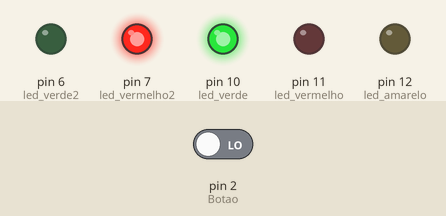
The sketch below on a simulated Arduino Uno, built with avr-gcc and run on an emulated ATmega328P. Shown: output pins drawn as LEDs (lit = HIGH). The test bench sets the inputs (shaded band); at power-on: pin 2 (Botao) LOW.

Above: at 15.6 s.
15.7 s: pin 2 (Botao) driven HIGH
At 20.9 s:
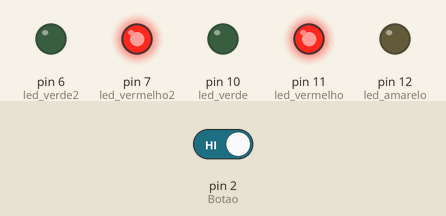
At 23.4 s:
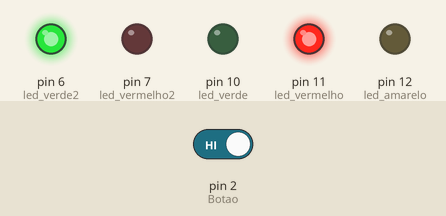
23.7 s: pin 2 (Botao) driven LOW
At 28.8 s:
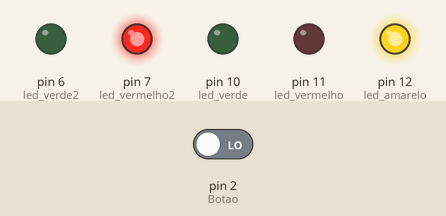
Timing chart, 0 to 40.0 s (numbered marks = the images above; inputs shaded):
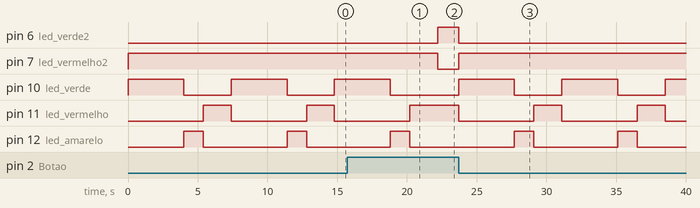

The sketch:

semaforo-c.ino
```cpp
const int led_vermelho = 11;
const int led_verde = 10;
const int led_amarelo = 12;
const int led_vermelho2 = 7;
const int led_verde2 = 6;

const int Botao = 2;
int estadoBotao = 0;

void setup() {
  pinMode(led_vermelho, OUTPUT);
  pinMode(led_verde, OUTPUT);
  pinMode(led_amarelo, OUTPUT);
  pinMode(led_vermelho2, OUTPUT);
  pinMode(led_verde2, OUTPUT);
}

void loop() {

  estadoBotao = digitalRead(Botao);

  if (estadoBotao == HIGH) {
    digitalWrite(led_vermelho2, LOW);
    digitalWrite(led_verde, LOW);
    digitalWrite(led_amarelo, LOW);
    digitalWrite(led_verde2, HIGH);
    digitalWrite(led_vermelho, HIGH);
  } else {
    digitalWrite(led_vermelho, LOW);
    digitalWrite(led_verde2, LOW);
    digitalWrite(led_vermelho2, HIGH);

    digitalWrite(led_verde, HIGH);
    delay(4000);
    digitalWrite(led_verde, LOW);

    digitalWrite(led_amarelo, HIGH);
    delay(1400);
    digitalWrite(led_amarelo, LOW);

    digitalWrite(led_vermelho, HIGH);
    delay(2000);
    digitalWrite(led_vermelho, LOW);
  }
}
```

Measured:
- after the input at 15.7 s, pin 6 (led_verde2): LOW → HIGH after 6.5 s; pin 7 (led_vermelho2): HIGH → LOW after 6.5 s; pin 10 (led_verde): goes on until 18.8 s, then stays LOW; pin 11 (led_vermelho): goes on until 20.2 s, then stays HIGH
- after the input at 23.7 s, pin 6 (led_verde2): HIGH → LOW at once; pin 7 (led_vermelho2): LOW → HIGH at once
- by itself, pin 10 (led_verde): alternates HIGH for 4.0 s and LOW for 3.4 s
- by itself, pin 11 (led_vermelho): alternates HIGH for 2.0 s and LOW for 5.4 s
- by itself, pin 12 (led_amarelo): alternates HIGH for 1.4 s and LOW for 6.0 s
